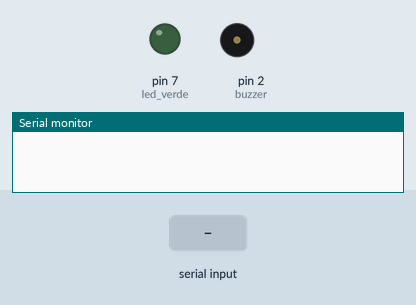
Simulated run of this sketch. Board: Arduino Uno, built with avr-gcc and run on an emulated ATmega328P. Shown: output pins drawn as LEDs (lit = HIGH), buzzer (waves = sounding), the last lines printed to the serial monitor. The inputs (shaded band) are chosen by the test bench.

Above: at 1.2 s.
1.3 s: "F" received over the second serial link
At 1.6 s:
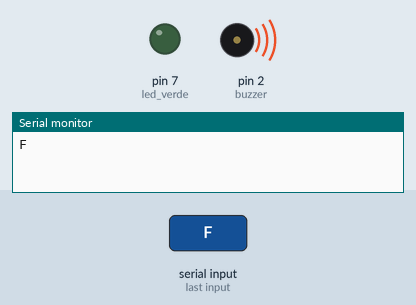
4.3 s: "B" received over the second serial link
At 4.8 s:
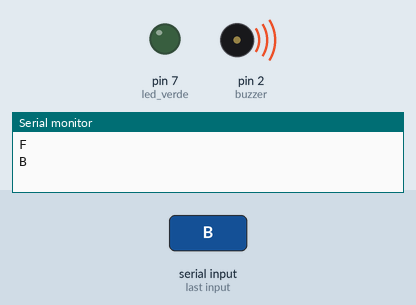
Timing chart, 0 to 7.3 s (numbered marks = the images above; inputs shaded):
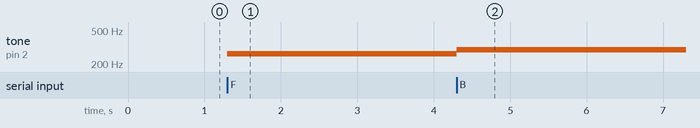

Measured:
- after the input at 1.3 s, tone on pin 2 (buzzer): silent → 262 Hz at once
- after the input at 4.3 s, tone on pin 2 (buzzer): 262 Hz → 294 Hz at once

The sketch:

sketch_dec11a.ino.ino
```cpp
#include <SoftwareSerial.h>

int led_verde = 7;
int buzzer = 2;
char caracter;

//pinos:
SoftwareSerial serial1(10, 11); // TX e RX do bluetooth HC-05

void setup() {
  pinMode(led_verde, OUTPUT);
  pinMode(buzzer, OUTPUT);
  serial1.begin(9600); // bluetooth
  Serial.begin(9600); //monitor
}

void loop() {

  ler_BT();


  /*
  Serial.println("Informe um número");
  int teste = Serial.read();
  switch (teste){
    case 1:
    pisca();
    break;
    case 2:
    nota_teste();
    break;

  }
*/
}

void ler_BT() {

  if (serial1.available()) {
    caracter = serial1.read();
    Serial.println(caracter);
   if(caracter == 'S'){
      noTone();
   }
    if(caracter == 'F'){
      nota_do();
    }
    if(caracter == 'B'){
      nota_re();
    }
    if(caracter == 'L'){
      nota_mi();
    }
     if(caracter == 'R'){
      nota_fa();
    }
    if(caracter == 'I'){
      nota_sol();
    }
    if(caracter == 'G'){
      nota_la();
    }
    if(caracter == 'J'){
      nota_si();
  }
  if(caracter == 'H'){
      nota_doOitava();
  }

  }
}

void pisca() {
  digitalWrite(led_verde, HIGH);
  delay(500);
  digitalWrite(led_verde, 0);
  delay(500);
}

void nota_do() {
  tone(buzzer, 262);
  delay(25);

}
void nota_re() {
  tone(buzzer, 294);
  delay(25);
}
void nota_mi() {
  tone(buzzer, 330);
  delay(25);
}
void nota_fa() {
  tone(buzzer, 349);
  delay(25);
}
void nota_sol() {
  tone(buzzer, 392);
  delay(25);
}
void nota_la() {
  tone(buzzer, 440);
  delay(25);
}
void nota_si() {
  tone(buzzer, 494);
  delay(25);
}
void nota_doOitava() {
  tone(buzzer, 523);
  delay(25);
}
void nota_teste() {
  tone(buzzer, 264);
  delay(500);
}
```
